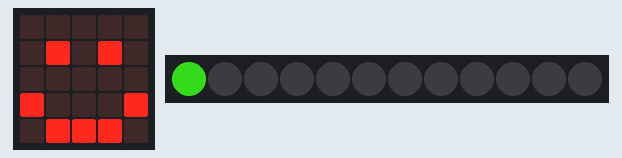
This program was run on a simulated BBC micro:bit running MicroPython. Parts: the board's 5×5 LED display, 12 RGB LEDs in strip order, left to right. Dim RGB values are drawn brighter than linear; random numbers come from a fixed seed.

Above: at 0.1 s.
At 4.1 s:
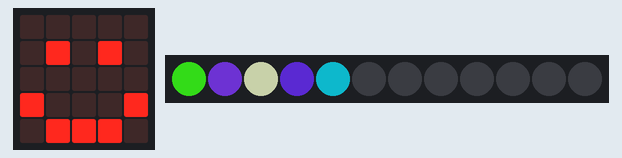
At 9.1 s:
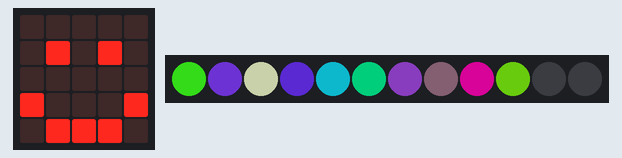
At 14.1 s:
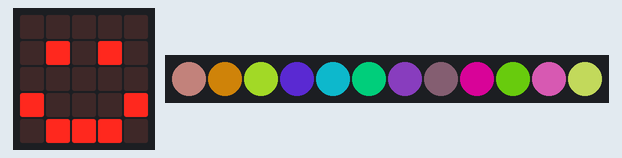
At 19.1 s:
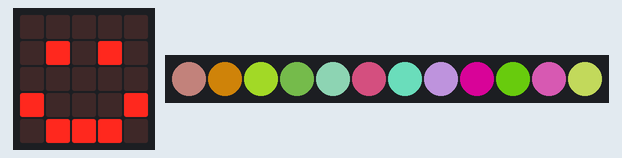
At 38.1 s:
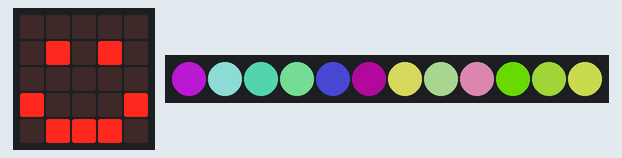

Measured:
- what the display in image 1 shows lasts 1.0 s, from 4.0 s to 5.0 s

The program:

Continuously_light_up_the_light.py
```python
import microbit
import neopixel
from random import randint
from microbit import *
np = neopixel.NeoPixel(pin2,12)
display.show(Image.HAPPY)
while True:
    for pixel_id in range(0,len(np)):
        red = randint(0,150)
        green = randint(0,150)
        blue = randint(0,150)
        np[pixel_id] = (red, green, blue)
        np.show()
        sleep(1000)
```
